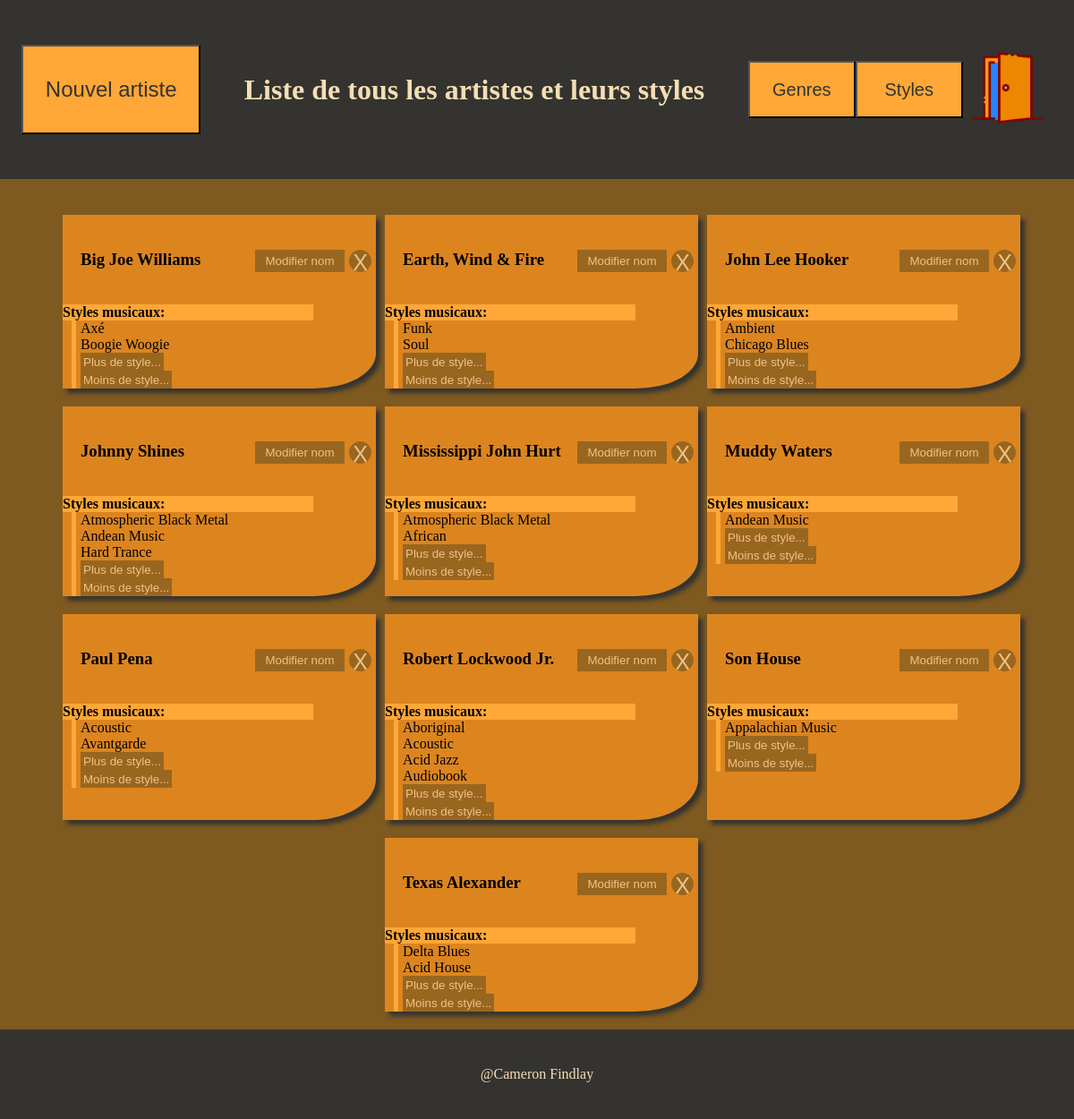
/?artistes, run on the app's committed database.
### tables this page shows
CREATE TABLE `artists` (
  `artist_id` int NOT NULL,
  `artist_name` varchar(255) NOT NULL
);

CREATE TABLE `styles` (
  `style_id` int NOT NULL,
  `style_name` varchar(255) DEFAULT NULL,
  `style_genre_id` int DEFAULT NULL
);

### controller/control-artistes.php (called while the page is built, shortened)
<?php
include('model/model-pdo.php');
include('model/model-artistes.php');
$artistes = new Artiste($pdo);
$infosArtistes=$artistes->lireTous();
include('view/view-artistes-head.php');
include('view/view-artistes.php');
?>

### model/model-artistes.php (called while the page is built, shortened)
<?php
class Artiste{
    private $_pdo;
    function __construct($pdo){
        $this->_pdo=$pdo;
    }
    public function lireTous(){
        $req = "SELECT * FROM `artists` ORDER BY `artist_name` COLLATE utf8mb4_general_ci";
        $prep = $this->_pdo->prepare($req);
        $prep->execute();
        return $prep;
    }
    public function lireStyles($idArtiste){
        $req = "SELECT * FROM `styles`
                WHERE `style_id` IN(SELECT `artist_style_style_id` FROM `artists_styles`
                WHERE `artist_style_artist_id` = :id ORDER BY `style_name` COLLATE utf8mb4_general_ci)";
        $prep = $this->_pdo->prepare($req);
        $prep->execute(array(
            ':id' => $idArtiste
        ));
        return $prep;
    }
}

### view/view-artistes.php (the view)
<header>
    <form method="post">
        <input type="submit" name="creer-artiste" value="Nouvel artiste">
    </form>
    <h1>Liste de tous les artistes et leurs styles</h1>
    <div class="menu">
        <a href="?genres"><button class='btn-menu'>Genres</button></a>
        <a href="?styles"><button class='btn-menu'>Styles</button></a>
        <a href="?"><img src="ressources/door.png" alt="icone de retour à l'accueil" height="100px"></a>
    </div>
</header>
<main>
<?php
while($info = $infosArtistes->fetch()){
    $id = $info['artist_id'];
    $stylesArtiste = $artistes->lireStyles($id);
    echo("  <div class='fiche-artiste'>
                <div class='nom-artiste'>
                    <h3>".htmlentities($info['artist_name'], ENT_QUOTES)."</h3>
                    <div class='gestion-artiste'>
                    <form method='post' action=''>
                        <input type='hidden' name='artist_id' value=".$info['artist_id'].">
                        <input type='hidden' name='artist_name' value='".htmlentities($info['artist_name'], ENT_QUOTES)."'>
                        <input type='submit' name='modif-nom-artist' value='Modifier nom'>
                    </form>
                    <form method='post' action=''>
                        <input type='hidden' name='artist_id' value=".$info['artist_id'].">
                        <input type='hidden' name='artist_name' value='".htmlentities($info['artist_name'], ENT_QUOTES)."'>
                        <input class='delete' type='submit' name='suppr-artist' value='X'>
                    </form>
                    </div>
                </div>
                <h4>Styles musicaux:</h4>
                <ul class='styles-artiste'>");
                    while($style = $stylesArtiste->fetch()){
                        echo("<li> ".htmlentities($style['style_name'], ENT_QUOTES)."</li>");
                    }
                    echo("<li>
                    <form method='post'>
                        <input type='hidden' name='artist_id' value=".$info['artist_id'].">
                        <input type='hidden' name='artist_name' value='".htmlentities($info['artist_name'], ENT_QUOTES)."'>
                        <input type='submit' name='ajout-style-artist' value='Plus de style...'>
                    </form></li>");
                    echo("<li>
                    <form method='post'>
                        <input type='hidden' name='artist_id' value=".$info['artist_id'].">
                        <input type='hidden' name='artist_name' value='".htmlentities($info['artist_name'], ENT_QUOTES)."'>
                        <input type='submit' name='suppr-style-artist' value='Moins de style...'>
                    </form></li>");
    echo("      </ul>
            </div>");
}
?>
</main>
<footer>
    <p>@Cameron Findlay</p>
</footer>
<?php
include('view/view-generale-fin.php');
?>

### index.php (shortened to what this page needs)
<?php
parse_str($_SERVER["QUERY_STRING"], $query_string);
$keys = array_keys($query_string);
$route = array_shift($keys);
switch ($route){
    case "artistes":
        include('controller/control-artistes.php');
        break;
}

### view/view-artistes-head.php (shortened to what this page needs)
<!DOCTYPE html>
<html lang="fr">
<head>
    <link rel="stylesheet" href="style/style-artistes.css">
</head>
<body>

### view/view-generale-fin.php
</body>
</html>

### style/style-artistes.css (style rules this page uses)
:root { --marronFonce: #343330; --marronClair: #7E5920; --vert: #45462A; --orange: #DC851F; --jaune: #FFA737; }
* { margin: 0; padding: 0; box-sizing: border-box; }
body { height: 100vh; background-color: var(--marronClair); display: grid; }
header { height: 200px; display: flex; align-items: center; justify-content: space-around; background-color: var(--marronFonce); color: wheat; }
main { display: flex; flex-wrap: wrap; justify-content: center; margin-top: 20px; margin-bottom: 20px; }
footer { height: 100px; display: flex; justify-content: center; align-items: center; background-color: var(--marronFonce); color: wheat; margin-top: auto; }
h4 { background-color: var(--jaune); width: 80%; }
header input { width: 200px; height: 100px; font-size: 24px; background-color: var(--jaune); color: var(--marronFonce); }
.menu { display: flex; align-items: center; }
.btn-menu { background-color: var(--jaune); color: var(--marronFonce); height: 64px; width: 120px; font-size: 20px; }
.gestion-artiste { display: flex; }
.fiche-artiste { width: 350px; background-color: var(--orange); margin-top: 20px; margin-left: 10px; border-bottom-right-radius: 20%; box-shadow: 5px 5px 5px 0px var(--marronFonce); -webkit-box-shadow: 5px 5px 5px 0px var(--marronFonce); -moz-box-shadow: 5px 5px 5px 0px var(--marronFonce); transition: all 0.5s; }
.nom-artiste { display: flex; align-items: center; justify-content: space-around; height: 100px; }
.nom-artiste h3 { width: 60%; margin-left: 20px; margin-right: 5px; }
.nom-artiste input { width: 100px; margin: 5px 5px 0px 0px; background-color: var(--marronClair); color: wheat; border: none; opacity: 0.7; transition: all 0.5s; height: 25px; }
.nom-artiste .delete { height: 25px; width: 25px; font-size: 25px; border-radius: 50%; }
.styles-artiste { list-style-type: none; margin-left: 10px; padding-left: 5px; border-left: solid var(--jaune) 5px; }
.styles-artiste input { background-color: var(--marronClair); color: wheat; border: none; opacity: 0.7; transition: all 0.5s; height: 20px; padding: 3px; }

### data on the page
artists: artist_name "Big Joe Williams"
styles: style_name "Axé"
styles: style_name "Boogie Woogie"
artists: artist_name "Earth, Wind & Fire"
styles: style_name "Funk"
styles: style_name "Soul"
artists: artist_name "John Lee Hooker"
styles: style_name "Ambient"
styles: style_name "Chicago Blues"
artists: artist_name "Johnny Shines"
styles: style_name "Atmospheric Black Metal"
styles: style_name "Andean Music"
styles: style_name "Hard Trance"
artists: artist_name "Mississippi John Hurt"
styles: style_name "African"
artists: artist_name "Muddy Waters"
artists: artist_name "Paul Pena"
styles: style_name "Acoustic"
styles: style_name "Avantgarde"
artists: artist_name "Robert Lockwood Jr."
styles: style_name "Aboriginal"
styles: style_name "Acid Jazz"
styles: style_name "Audiobook"
artists: artist_name "Son House"
styles: style_name "Appalachian Music"
artists: artist_name "Texas Alexander"
styles: style_name "Delta Blues"
styles: style_name "Acid House"
